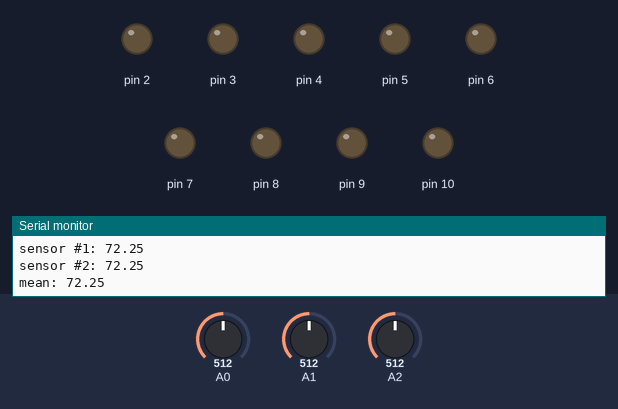
Bench run of a sketch on a simulated Arduino Uno, built with avr-gcc and run on an emulated ATmega328P. Parts: output pins drawn as LEDs (lit = HIGH), the last lines printed to the serial monitor. The test bench sets the inputs (shaded band); at power-on: A0 = 512, A1 = 512, A2 = 512.

Above: at 1.2 s.
1.3 s: A0 set to 763
2.8 s: A0 set to 782
At 3.6 s:
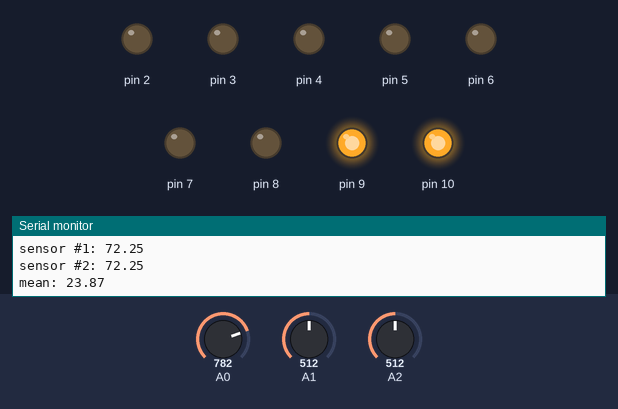
4.5 s: A1 set to 517
At 5.4 s:
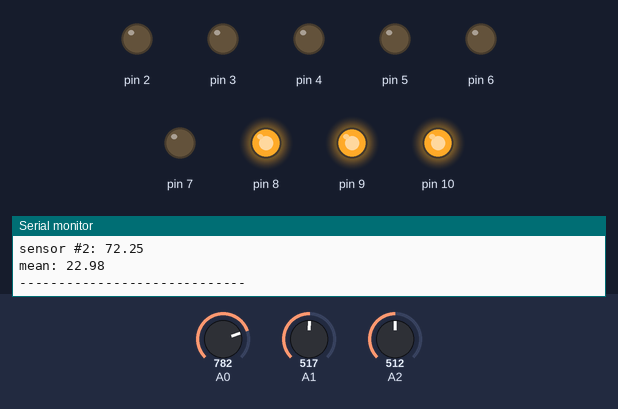
6.2 s: A2 set to 518
At 7.2 s:
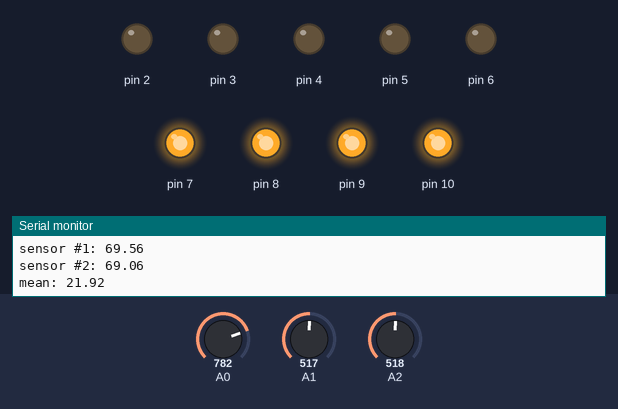
7.9 s: A2 set to 716
At 9.0 s:
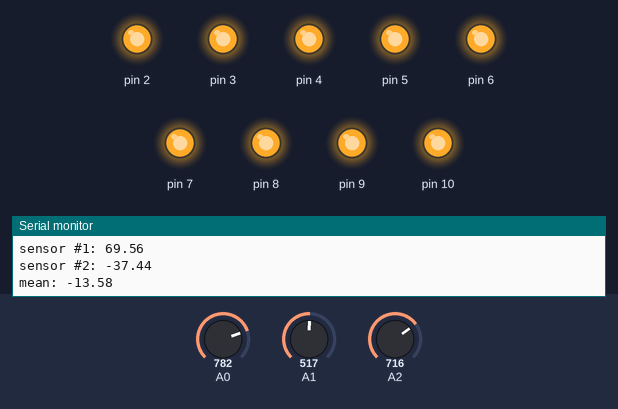
9.6 s: A2 set to 511
At 11.1 s:
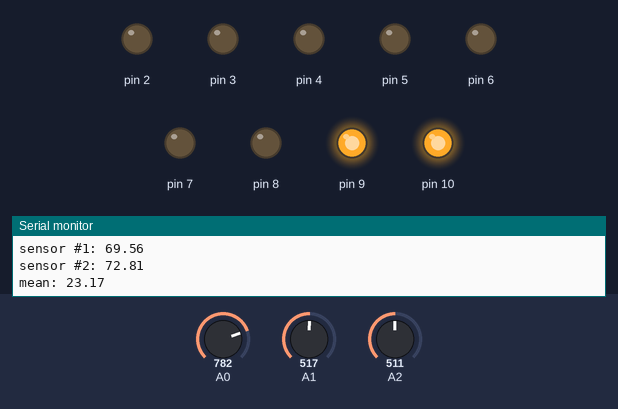
Timing chart, 0 to 12.2 s (numbered marks = the images above; inputs shaded):
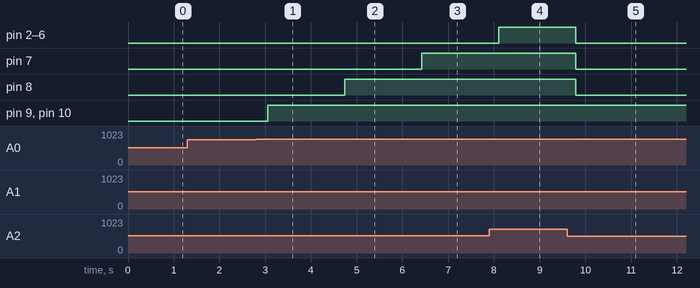

The sketch:

step3_final_version.ino
```cpp
const int sensorCount = 3;
const int barGraphSize = 9;

int sensor[sensorCount];
int sensorRead[sensorCount];
int voltageDrop[sensorCount];
float temperature[sensorCount];

int ledPins[barGraphSize];

void setup() {
  Serial.begin(9600);

  //internal reference 1.1V
  //we are measuring very low signal and have only 8bit ADC
  analogReference(INTERNAL);

  //sensor inputs
  sensor[0] = A0;
  sensor[1] = A1;
  sensor[2] = A2;

  //led outputs for bargraph
  ledPins[0] = 2;
  ledPins[1] = 3;
  ledPins[2] = 4;
  ledPins[3] = 5;
  ledPins[4] = 6;
  ledPins[5] = 7;
  ledPins[6] = 8;
  ledPins[7] = 9;
  ledPins[8] = 10;


  //set outputs mode for bragraph
  for (int thisLed = 0; thisLed < barGraphSize; thisLed++) {
    pinMode(ledPins[thisLed], OUTPUT);
  }
}

void loop() {

  for (int i = 0; i < sensorCount; i++) {

    sensorRead[i] = analogRead(sensor[i]);

    //map ADC value to volatage drop on transistor/diode
    //
    //MAGIC NUMBER 8 - using full range of int, minimize rounding erros
    voltageDrop[i] = map(sensorRead[i], 0, 1023, 0, 1100 * 8);

    //map voltage drop to temperature
    //MAGIC NUMBER 8 - using full range of int, minimize rounding erros
    //range for volatege drop for BC547 transistor
    temperature[i] = fmap((float)voltageDrop[i], 715 * 8, 495 * 8, -10, 100);
  }

  Serial.println("-----------------------------");

  for (int i = 0; i < sensorCount; i++) {
    Serial.print("sensor #");
    Serial.print(i);
    Serial.print(": ");
    Serial.println(temperature[i]);
  }


  float meanTemperature = 0.0f;
  for (int i = 0; i < sensorCount; i++) {
    meanTemperature += temperature[i];
  }

  meanTemperature /= sensorCount;

  Serial.print("mean: ");
  Serial.println(meanTemperature);


  //meanTemperature to bargraph
  int bargraph = map(meanTemperature, 16, 24, 0, barGraphSize);

  for (int thisLed = 0; thisLed < barGraphSize; thisLed++) {

    if (thisLed < bargraph)
      digitalWrite(ledPins[thisLed], LOW);

    else
      digitalWrite(ledPins[thisLed], HIGH);

  }

  delay(300);
}


//implementation of map() function for float
float fmap(float x, float in_min, float in_max, float out_min, float out_max)
{
  return (x - in_min) * (out_max - out_min) / (in_max - in_min) + out_min;
}
```

Measured:
- the behaviour switches between 781 and 782 on A0 (found by bisection; images 0 and 1)
- the behaviour switches between 516 and 517 on A1 (found by bisection; images 1 and 2)
- the behaviour switches between 517 and 518 on A2 (found by bisection; images 2 and 3)
- after the input at 2.8 s, pin 9, pin 10: LOW → HIGH after 0.26 s
- after the input at 4.5 s, pin 8: LOW → HIGH after 0.24 s
- after the input at 6.2 s, pin 7: LOW → HIGH after 0.22 s
- after the input at 7.9 s, pin 2–6: LOW → HIGH after 0.20 s
- after the input at 9.6 s, pin 2–8: HIGH → LOW after 0.19 s
